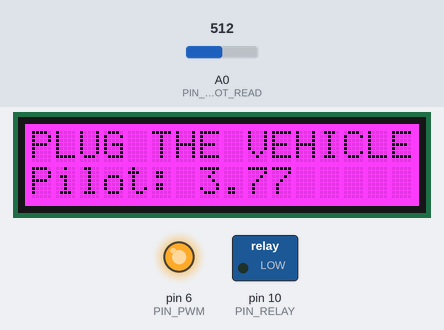
A sketch run on a simulated Arduino Uno, built with avr-gcc and run on an emulated ATmega328P. On the bench: 16×2 character LCD, switched loads named in the sketch (green lamp = pin HIGH), output pins drawn as LEDs (lit = HIGH). The test bench sets the inputs (shaded band); at power-on: A0 (PIN_PILOT_READ) = 512.

Above: at 1.2 s.
1.3 s: A0 (PIN_PILOT_READ) set to 612
At 2.7 s:
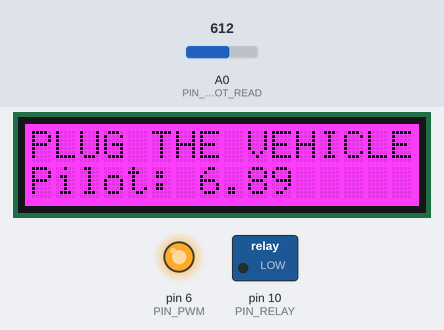
3.0 s: A0 (PIN_PILOT_READ) set to 649
At 4.4 s:
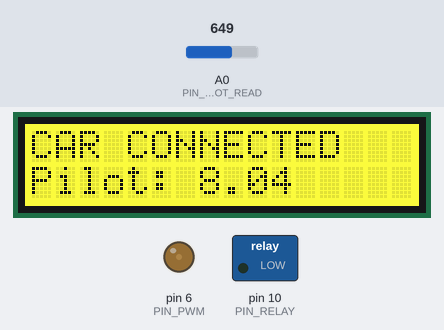
5.0 s: A0 (PIN_PILOT_READ) set to 714
At 5.6 s:
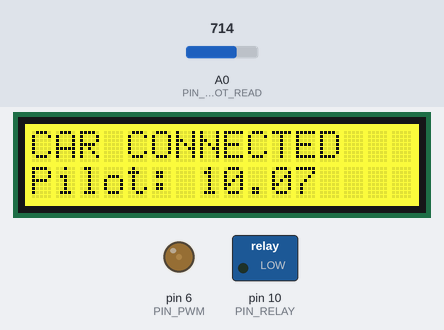
6.5 s: A0 (PIN_PILOT_READ) set to 742
At 7.4 s:
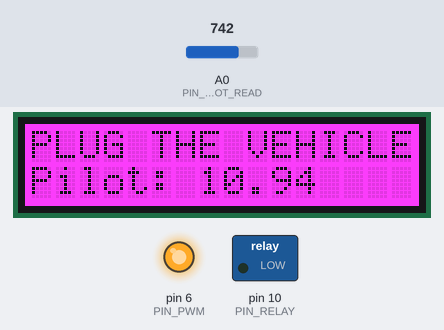
Timing chart, 0 to 9.5 s (numbered marks = the images above; inputs shaded):
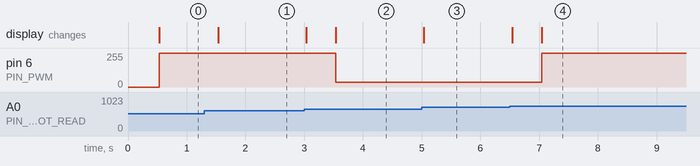

Measured:
- the behaviour switches between 630 and 631 on A0 (PIN_PILOT_READ) (found by bisection; images 1 and 2)
- the behaviour switches between 726 and 727 on A0 (PIN_PILOT_READ) (found by bisection; images 3 and 4)
- after the input at 1.3 s, the display: changes after 0.23 s (image 1)
- after the input at 3.0 s, pin 6 (PIN_PWM): 255/255 → 34/255 after 0.53 s; the display: first changes at once (image 2 shows a later state)
- after the input at 5.0 s, the display: changes at once (image 3)
- after the input at 6.5 s, pin 6 (PIN_PWM): 34/255 → 255/255 after 0.54 s; the display: first changes at once (image 4 shows a later state)

The sketch:

fw_pilot_demo.ino
```cpp
#include <Adafruit_RGBLCDShield.h>

#define USE_SERIAL 0
#define USE_RGBLCD 1

// fixed parameters
// micro-controller
#define ANALOG_VREF         5
#define ADC_MAX_VALUE_F     1023.0
#define PWM_MAX_VALUE_U     255
#define PWM_8AMP            34
// LCD: refresh rate
#define RGB_LCD_REFRESH_MS  500
// LCD: backlight colors
#define RGB_LCD_RED         0x1
#define RGB_LCD_YELLOW      0x3
#define RGB_LCD_GREEN       0x2
#define RGB_LCD_TEAL        0x6
#define RGB_LCD_BLUE        0x4
#define RGB_LCD_VIOLET      0x5
#define RGB_LCD_WHITE       0x7

// pin definitions
#define PIN_PWM             6
#define PIN_RELAY           10
#define PIN_PILOT_READ      (A0)

// type: state (for the state-machine)
typedef enum {
  IDLE,
  CONNECTED,
  CHARGING,
  FINISHED
} t_state;

// The shield uses the I2C SCL and SDA pins. On classic Arduinos
// this is Analog 4 and 5 so you can't use those for analogRead() anymore
// However, you can connect other I2C sensors to the I2C bus and share
// the I2C bus.
Adafruit_RGBLCDShield lcd = Adafruit_RGBLCDShield();

void setup()
{
#if USE_SERIAL
  while(!Serial){;}
  Serial.begin(115200); // UART debug
#endif

#if USE_RGBLCD
  lcd.begin(16, 2); // LCD 16x2
  lcd.clear(); // also sets position to zero
#endif

  pinMode(PIN_RELAY, OUTPUT);
  digitalWrite(PIN_RELAY, LOW);

  analogReference(DEFAULT); // https://www.arduino.cc/reference/en/language/functions/analog-io/analogreference/
  pinMode(PIN_PWM, OUTPUT);
  analogWrite(PIN_PWM, PWM_MAX_VALUE_U);
}

void loop()
{
  static unsigned long prevTime = 0;
  static t_state status;
  static unsigned int pwmDuty;
  static float pilotVoltageShown = 0;
  float pilotVoltage;
  float pilotVoltageScaled;

  pilotVoltage = analogRead(PIN_PILOT_READ) * ANALOG_VREF / ADC_MAX_VALUE_F;
  pilotVoltageScaled = pilotVoltage * 6.380200861 - 12.19512195;
  if (pilotVoltageScaled >= 0) pilotVoltageShown = pilotVoltageScaled;
#if USE_SERIAL
  Serial.println(pilotVoltage);
#endif

  if (millis() - prevTime > RGB_LCD_REFRESH_MS) {
    prevTime = millis();

    switch (status) {
      default:
        status = IDLE;
      case IDLE:
        pwmDuty = PWM_MAX_VALUE_U;
        digitalWrite(PIN_RELAY, LOW);
  #if USE_RGBLCD
        lcd.clear(); // also sets position to zero
        lcd.setBacklight(RGB_LCD_VIOLET);
        lcd.print("PLUG THE VEHICLE");
        lcd.setCursor(0,1); // second row
        lcd.print("Pilot: ");
        lcd.print(pilotVoltageShown);
  #endif
        if (3.55 >= pilotVoltage && pilotVoltage > 3.08) { // connected
          status = CONNECTED;
        }
        break;

      case CONNECTED:
        pwmDuty = PWM_8AMP;
        digitalWrite(PIN_RELAY, LOW);
  #if USE_RGBLCD
        lcd.clear(); // also sets position to zero
        lcd.setBacklight(RGB_LCD_YELLOW);
        lcd.print("CAR CONNECTED");
        lcd.setCursor(0,1); // second row
        lcd.print("Pilot: ");
        lcd.print(pilotVoltageShown);
  #endif
        if (pilotVoltage > 3.55) { // disconnected
          status = IDLE;
        }
        else if (3.08 >= pilotVoltage && pilotVoltage > 2.61) { // charge start requested
          status = CHARGING;
        }
        break;

      case CHARGING:
        pwmDuty = PWM_8AMP;
        digitalWrite(PIN_RELAY, HIGH);
  #if USE_RGBLCD
        lcd.clear(); // also sets position to zero
        lcd.setBacklight(RGB_LCD_RED);
        lcd.print("CAR CHARGING...");
        lcd.setCursor(0,1); // second row
        lcd.print("Pilot: ");
        lcd.print(pilotVoltageShown);
  #endif
        if (3.55 >= pilotVoltage && pilotVoltage > 3.08) { // charge stop requested
          status = FINISHED;
        }
        else if (pilotVoltage > 3.55) { // disconnected
          status = IDLE;
        }
        break;

      case FINISHED:
        // pwmDuty ?
        digitalWrite(PIN_RELAY, LOW);
  #if USE_RGBLCD
        lcd.clear(); // also sets position to zero
        lcd.setBacklight(RGB_LCD_GREEN);
        lcd.print("CHARGE FINISHED");
        lcd.setCursor(0,1); // second row
        lcd.print("Pilot: ");
        lcd.print(pilotVoltageShown);
  #endif
        if (pilotVoltage > 3.55) { // disconnected
          status = IDLE;
        }
        break;

      // if (2.61 >= pilotVoltage) { // undetermined
    }

  }

  analogWrite(PIN_PWM, pwmDuty);
}
```
